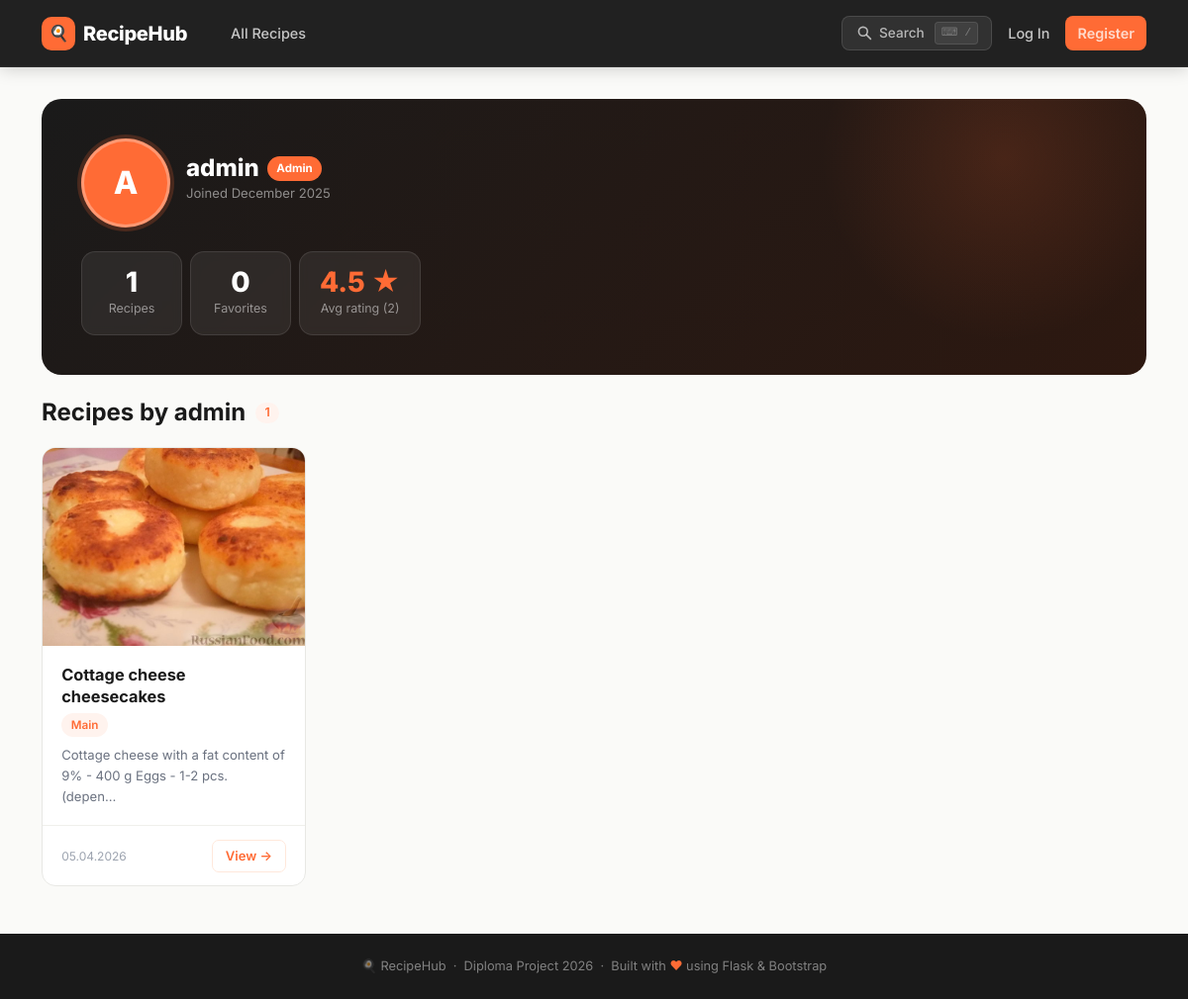
The app's page /user/admin, older data.
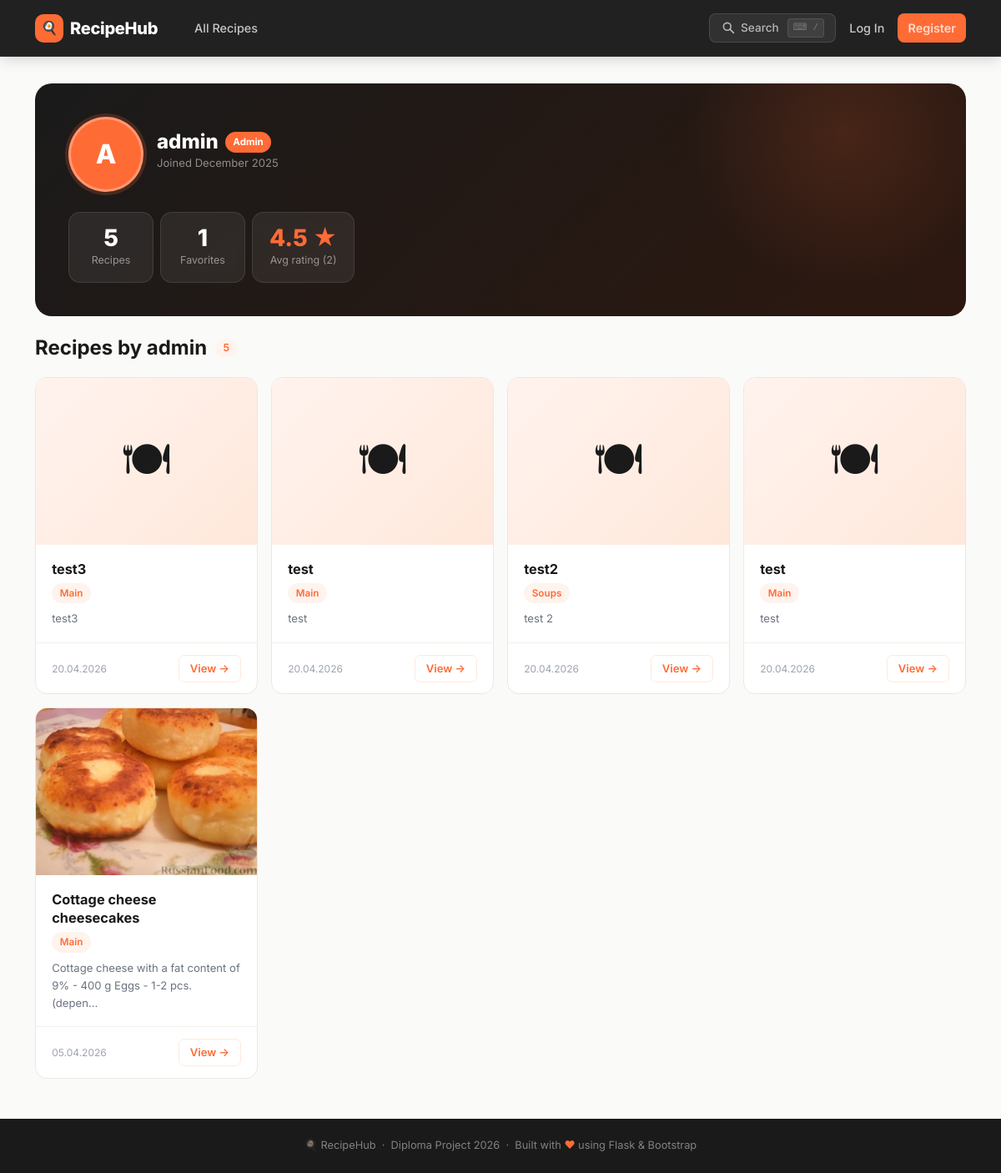
The same page, newer data.
### entities/recipe.py (models this page shows, shortened)
class Recipe(db.Model):
    __tablename__ = 'recipes'
    id          = db.Column(db.Integer, primary_key=True)
    title       = db.Column(db.String(255), nullable=False)
    description = db.Column(db.String(500), nullable=True)   # short summary
    ingredients  = db.Column(db.Text, nullable=False)
    instructions = db.Column(db.Text, nullable=False)
    prep_time  = db.Column(db.Integer,     nullable=True)   # minutes
    cook_time  = db.Column(db.Integer,     nullable=True)   # minutes
    servings   = db.Column(db.Integer,     nullable=True)
    difficulty = db.Column(db.String(20),  nullable=True)   # 'easy' | 'medium' | 'hard'
    image_path  = db.Column(db.String(512), nullable=True)
    author_id   = db.Column(db.Integer, db.ForeignKey('users.id'),      nullable=True)
    category_id = db.Column(db.Integer, db.ForeignKey('categories.id'), nullable=True)
    is_published = db.Column(db.Boolean, default=True,  nullable=False)
    is_deleted   = db.Column(db.Boolean, default=False, nullable=False, index=True)
    deleted_at   = db.Column(db.DateTime, nullable=True)
    view_count   = db.Column(db.Integer,  default=0,    nullable=False)
    created_at = db.Column(db.DateTime, default=datetime.utcnow)
    updated_at = db.Column(db.DateTime, default=datetime.utcnow, onupdate=datetime.utcnow)
    steps              = db.relationship('RecipeStep',       backref='recipe', lazy='dynamic',
                                         order_by='RecipeStep.step_number',
                                         cascade='all, delete-orphan')
    recipe_ingredients = db.relationship('RecipeIngredient', backref='recipe', lazy='dynamic',
                                         cascade='all, delete-orphan')
    tags               = db.relationship('Tag', secondary=recipe_tags,
                                         backref='recipes', lazy='subquery')
    favorites          = db.relationship('Favorite', backref='recipe', lazy='dynamic',
                                         cascade='all, delete-orphan')
    ratings            = db.relationship('Rating',   backref='recipe', lazy='dynamic',
                                         cascade='all, delete-orphan')
    comments           = db.relationship('Comment',  backref='recipe', lazy='dynamic',
                                         cascade='all, delete-orphan')

### entities/category.py (models this page shows, shortened)
class Category(db.Model):
    __tablename__ = 'categories'
    id          = db.Column(db.Integer, primary_key=True)
    name        = db.Column(db.String(120), unique=True, nullable=False)
    slug        = db.Column(db.String(140), unique=True, nullable=False)
    description = db.Column(db.String(255), nullable=True)
    image_path  = db.Column(db.String(512), nullable=True)
    created_at  = db.Column(db.DateTime, default=datetime.utcnow)
    recipes = db.relationship('Recipe', backref='category', lazy='dynamic')

### app.py (the view)
@app.route('/user/<username>')
def profile(username):
    user = User.query.filter_by(username=username).first_or_404()
    recipes = Recipe.query.filter_by(author_id=user.id, is_deleted=False).order_by(Recipe.created_at.desc()).all()
    fav_count = Favorite.query.filter_by(user_id=user.id).count()
    recipe_ids = [r.id for r in recipes]
    if recipe_ids:
        avg_author = db.session.query(db.func.avg(Rating.value)).filter(Rating.recipe_id.in_(recipe_ids)).scalar()
        total_ratings = Rating.query.filter(Rating.recipe_id.in_(recipe_ids)).count()
        avg_author = round(avg_author, 1) if avg_author else None
    else:
        avg_author, total_ratings = None, 0
    return render_template('profile.html', profile_user=user, recipes=recipes, fav_count=fav_count,
                           avg_author=avg_author, total_ratings=total_ratings)

### entities/user.py (called while the page is built)
    def is_admin(self):
        return self.role == 'admin'

### templates/profile.html (shortened to what this page needs)
{% extends "base.html" %}
{% block content %}
<div class="profile-header mb-4">
  <div class="row align-items-center g-3" style="position:relative;z-index:1;">
    <div class="col-auto">
      {% if profile_user.avatar_path %}
        <img src="/{{ profile_user.avatar_path }}" class="profile-avatar" alt="{{ profile_user.username }}">
      {% else %}
        <div class="profile-avatar-placeholder">{{ profile_user.username[0].upper() }}</div>
      {% endif %}
    </div>
    <div class="col">
      <div class="d-flex align-items-center gap-2 flex-wrap">
        <h1 class="profile-name mb-0">{{ profile_user.username }}</h1>
        {% if profile_user.is_admin() %}
          <span style="font-size:.72rem;font-weight:700;background:var(--accent);color:#fff;
                       padding:.2rem .6rem;border-radius:999px;">Admin</span>
        {% endif %}
      </div>
      <p class="profile-joined mb-2">Joined {{ profile_user.created_at.strftime('%B %Y') }}</p>
    </div>
  </div>
  <div class="row g-2 mt-3" style="position:relative;z-index:1;">
    <div class="col-4 col-sm-auto" style="min-width:110px;">
      <div class="stat-card">
        <div class="stat-value">{{ recipes|length }}</div>
        <div class="stat-label">Recipes</div>
      </div>
    </div>
    <div class="col-4 col-sm-auto" style="min-width:110px;">
      <div class="stat-card">
        <div class="stat-value">{{ fav_count }}</div>
        <div class="stat-label">Favorites</div>
      </div>
    </div>
    <div class="col-4 col-sm-auto" style="min-width:110px;">
      <div class="stat-card">
        {% if avg_author %}
          <div class="stat-value accent">{{ avg_author }} ★</div>
          <div class="stat-label">Avg rating ({{ total_ratings }})</div>
        {% else %}
          <div class="stat-value" style="color:rgba(255,255,255,.3);">—</div>
          <div class="stat-label">No ratings</div>
        {% endif %}
      </div>
    </div>
  </div>
</div>
<h2 class="section-title">
  Recipes by {{ profile_user.username }}
  <span class="count-badge">{{ recipes|length }}</span>
</h2>
{% if recipes %}
  <div class="row g-3">
    {% for r in recipes %}
    <div class="col-xl-3 col-lg-4 col-sm-6 recipe-card-anim">
      <div class="recipe-card">
        <div class="recipe-card-img-wrap">
          {% if r.image_path %}
            <img src="/{{ r.image_path }}" alt="{{ r.title }}">
          {% else %}
            <div class="recipe-card-no-img">🍽</div>
          {% endif %}
        </div>
        <div class="recipe-card-body">
          <div class="recipe-card-title">{{ r.title }}</div>
          <div class="recipe-card-meta">
            {% if r.category %}
              <span class="cat-badge">{{ r.category.name }}</span>
            {% endif %}
          </div>
          <p style="font-size:.82rem;color:var(--text-muted);margin:0;flex:1;">
            {{ r.ingredients[:70] }}{% if r.ingredients|length > 70 %}…{% endif %}
          </p>
        </div>
        <div class="recipe-card-footer">
          <small style="color:var(--text-light);font-size:.75rem;">
            {{ r.created_at.strftime('%d.%m.%Y') }}
          </small>
          <a href="{{ url_for('recipe_page', recipe_id=r.id) }}" class="btn-view">View →</a>
        </div>
      </div>
    </div>
    {% endfor %}
  </div>
{% endif %}
{% endblock %}

Row changes from the older to the newer data that the page shows:
added Recipe: title "test3", category.name "Main", ingredients "test3", created_at "20.04.2026"
added Recipe: title "test", category.name "Main", ingredients "test", created_at "20.04.2026"
added Recipe: title "test2", category.name "Soups", ingredients "test 2", created_at "20.04.2026"
added Recipe: title "test", category.name "Main", ingredients "test", created_at "20.04.2026"
Text that changed along with them:
{{ recipes|length }}: "1" → "5"
{{ fav_count }}: "0" → "1"
